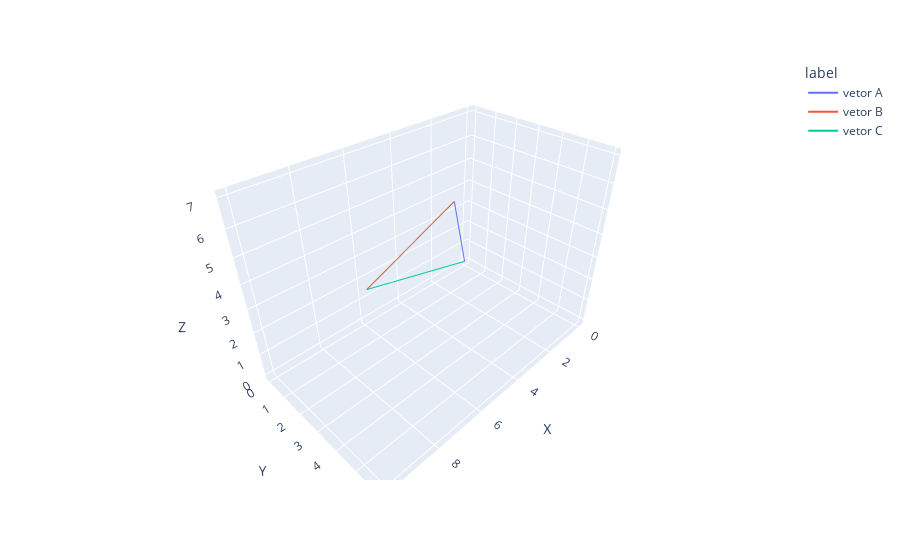

Notebook code for this chart:
### Markdown cell above
# Visualização de Vetores

![](https://media.giphy.com/media/KzK0fvKs3pOwpMvHNQ/giphy.gif)

### Code cell
#definições iniciais
origem = [0,0,0]
A = [3,2,5]
B = [10,6,7]
C = A + B

#preparando os vetores para o gráfico
import pandas as pd
vetor_A = pd.DataFrame([origem, A], columns=list('XYZ'))
vetor_A['label'] = 'vetor A'

vetor_B = pd.DataFrame([A, B], columns=list('XYZ'))
vetor_B['label'] = 'vetor B'

vetor_C = pd.DataFrame([origem, B], columns=list('XYZ'))
vetor_C['label'] = 'vetor C'

df = pd.concat([vetor_A, vetor_B, vetor_C]).reset_index(drop=True)
print(df)

#gráfico interativo
import plotly.express as px
fig = px.line_3d(df, x='X', y='Y', z='Z', color='label')
fig.show()

### Figure 1 — Plotly figure (JSON) as saved in the notebook; plotly's stock layout.template omitted (floating-point values rounded to 4 significant figures)
{"data": [{"hovertemplate": "label=vetor A<br>X=%{x}<br>Y=%{y}<br>Z=%{z}<extra></extra>", "legendgroup": "vetor A", "line": {"color": "#636efa", "dash": "solid"}, "mode": "lines", "name": "vetor A", "scene": "scene", "showlegend": true, "type": "scatter3d", "x": [0, 3], "y": [0, 2], "z": [0, 5]}, {"hovertemplate": "label=vetor B<br>X=%{x}<br>Y=%{y}<br>Z=%{z}<extra></extra>", "legendgroup": "vetor B", "line": {"color": "#EF553B", "dash": "solid"}, "mode": "lines", "name": "vetor B", "scene": "scene", "showlegend": true, "type": "scatter3d", "x": [3, 10], "y": [2, 6], "z": [5, 7]}, {"hovertemplate": "label=vetor C<br>X=%{x}<br>Y=%{y}<br>Z=%{z}<extra></extra>", "legendgroup": "vetor C", "line": {"color": "#00cc96", "dash": "solid"}, "mode": "lines", "name": "vetor C", "scene": "scene", "showlegend": true, "type": "scatter3d", "x": [0, 10], "y": [0, 6], "z": [0, 7]}], "layout": {"legend": {"title": {"text": "label"}, "tracegroupgap": 0}, "margin": {"t": 60}, "scene": {"domain": {"x": [0, 1], "y": [0, 1]}, "xaxis": {"title": {"text": "X"}}, "yaxis": {"title": {"text": "Y"}}, "zaxis": {"title": {"text": "Z"}}}}}
